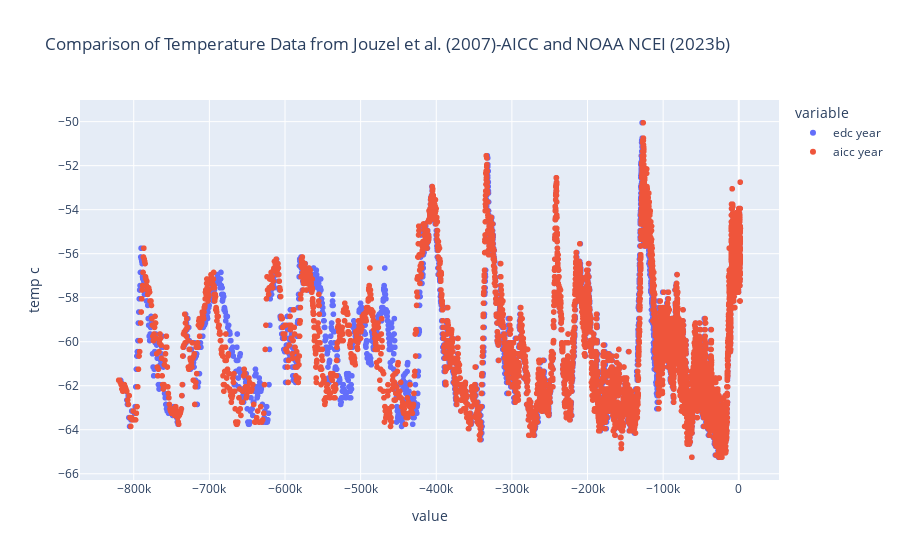

The cell this chart's notebook holds for it:
### Code cell
px.scatter(df_temp_joai, x=['edc year', 'aicc year'], y='temp c',
           title="Comparison of Temperature Data from Jouzel et al. (2007)-AICC and NOAA NCEI (2023b)"
           )

### Figure 1 — Plotly figure (JSON) as saved in the notebook; plotly's stock layout.template omitted (floating-point values rounded to 4 significant figures; data arrays with more than 128 entries replaced by an {"elided": "..."} marker saying what was removed)
{"data": [{"hovertemplate": "variable=edc year<br>value=%{x}<br>temp c=%{y}<extra></extra>", "legendgroup": "edc year", "marker": {"color": "#636efa", "symbol": "circle"}, "mode": "markers", "name": "edc year", "showlegend": true, "type": "scattergl", "x": {"elided": "5819 float values"}, "xaxis": "x", "y": {"elided": "5819 float values"}, "yaxis": "y"}, {"hovertemplate": "variable=aicc year<br>value=%{x}<br>temp c=%{y}<extra></extra>", "legendgroup": "aicc year", "marker": {"color": "#EF553B", "symbol": "circle"}, "mode": "markers", "name": "aicc year", "showlegend": true, "type": "scattergl", "x": {"elided": "5819 float values"}, "xaxis": "x", "y": {"elided": "5819 float values"}, "yaxis": "y"}], "layout": {"legend": {"title": {"text": "variable"}, "tracegroupgap": 0}, "title": {"text": "Comparison of Temperature Data from Jouzel et al. (2007)-AICC and NOAA NCEI (2023b)"}, "xaxis": {"anchor": "y", "domain": [0, 1], "title": {"text": "value"}}, "yaxis": {"anchor": "x", "domain": [0, 1], "title": {"text": "temp c"}}}}
